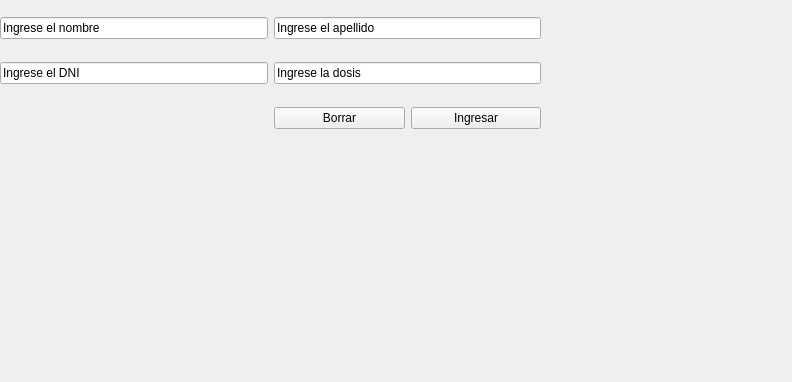
<?xml version="1.0" encoding="UTF-8"?>
<ui version="4.0">
 <class>ingresar</class>
 <widget class="QMainWindow" name="ingresar">
  <property name="geometry">
   <rect>
    <x>0</x>
    <y>0</y>
    <width>792</width>
    <height>382</height>
   </rect>
  </property>
  <property name="windowTitle">
   <string>MainWindow</string>
  </property>
  <widget class="QWidget" name="centralwidget">
   <widget class="QWidget" name="gridLayoutWidget">
    <property name="geometry">
     <rect>
      <x>0</x>
      <y>0</y>
      <width>541</width>
      <height>149</height>
     </rect>
    </property>
    <layout class="QGridLayout" name="gridLayout">
     <item row="0" column="0">
      <widget class="QLineEdit" name="lineEdit">
       <property name="text">
        <string>Ingrese el nombre</string>
       </property>
      </widget>
     </item>
     <item row="0" column="1">
      <widget class="QLineEdit" name="lineEdit_2">
       <property name="text">
        <string>Ingrese el apellido</string>
       </property>
      </widget>
     </item>
     <item row="1" column="1">
      <widget class="QLineEdit" name="lineEdit_4">
       <property name="text">
        <string>Ingrese la dosis</string>
       </property>
      </widget>
     </item>
     <item row="1" column="0">
      <widget class="QLineEdit" name="lineEdit_3">
       <property name="text">
        <string>Ingrese el DNI</string>
       </property>
      </widget>
     </item>
     <item row="2" column="1">
      <layout class="QHBoxLayout" name="horizontalLayout">
       <item>
        <widget class="QPushButton" name="pushButton_2">
         <property name="text">
          <string>Borrar</string>
         </property>
        </widget>
       </item>
       <item>
        <widget class="QPushButton" name="pushButton">
         <property name="text">
          <string>Ingresar</string>
         </property>
        </widget>
       </item>
      </layout>
     </item>
    </layout>
   </widget>
  </widget>
 </widget>
 <resources/>
 <connections/>
</ui>
